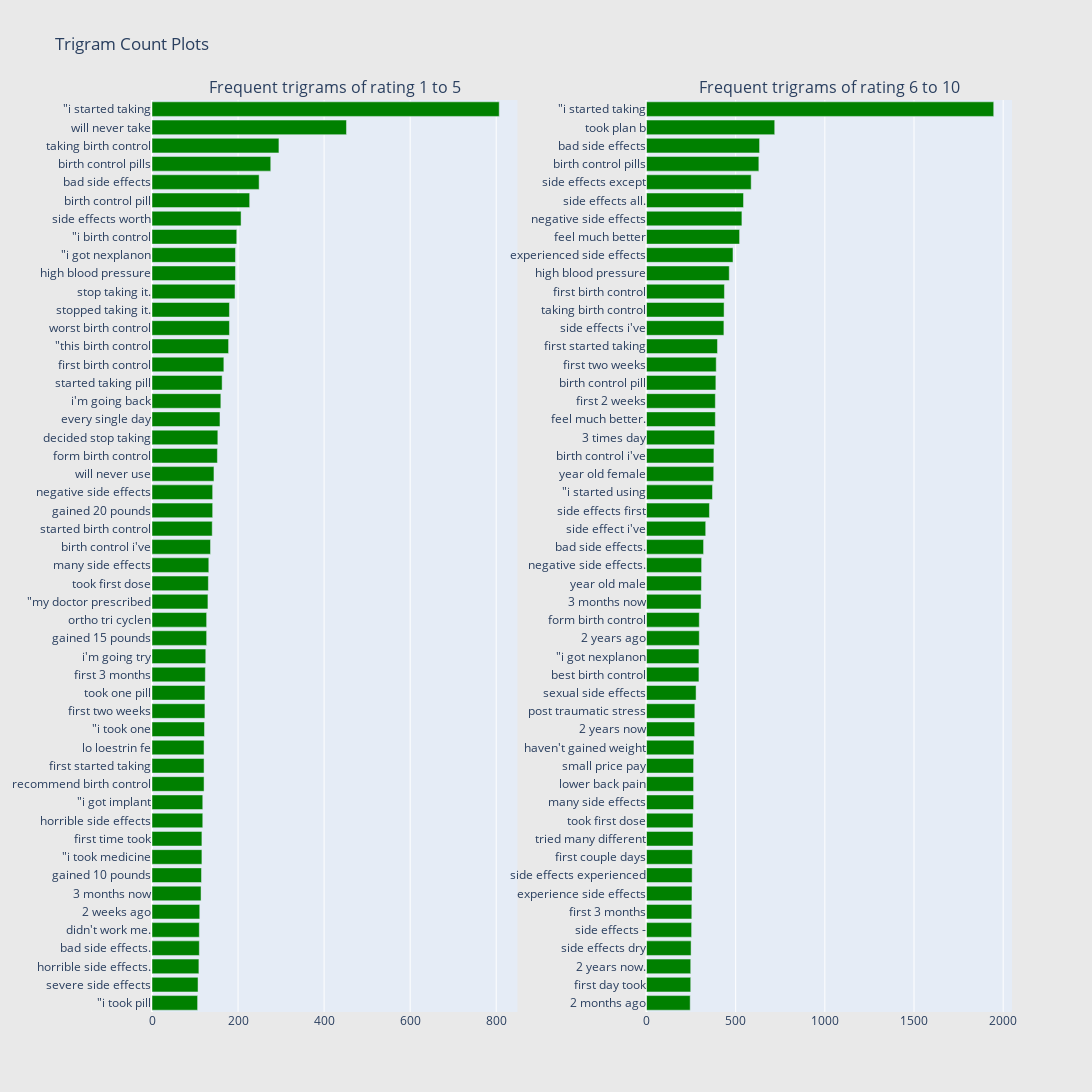

The cell this chart's notebook holds for it:
### Markdown cell above
Likewise, in 2-gram, the contents of the top five corpus are similar, and it is hard to classify positive and negative. In addition, 'side effects' and 'side effects.' are interpreted differently, which means preprocessing of review data is necessary. However, you can see that this is better to classify emotions rather than previous 1-grams, like side effects, weight gain, and highly recommend.

### Code cell
freq_dict = defaultdict(int)
for sent in df_all_1_5["review"]:
    for word in generate_ngrams(sent,3):
        freq_dict[word] += 1
fd_sorted = pd.DataFrame(sorted(freq_dict.items(), key=lambda x: x[1])[::-1])
fd_sorted.columns = ["word", "wordcount"]
trace1 = horizontal_bar_chart(fd_sorted.head(50), 'green')

freq_dict = defaultdict(int)
for sent in df_all_6_10["review"]:
    for word in generate_ngrams(sent,3):
        freq_dict[word] += 1
fd_sorted = pd.DataFrame(sorted(freq_dict.items(), key=lambda x: x[1])[::-1])
fd_sorted.columns = ["word", "wordcount"]
trace2 = horizontal_bar_chart(fd_sorted.head(50), 'green')

# Creating two subplots
fig = tools.make_subplots(rows=1, cols=2, vertical_spacing=0.04,horizontal_spacing=0.15,
                          subplot_titles=["Frequent trigrams of rating 1 to 5", 
                                          "Frequent trigrams of rating 6 to 10"])
fig.append_trace(trace1, 1, 1)
fig.append_trace(trace2, 1, 2)
fig['layout'].update(height=1200, width=1600, paper_bgcolor='rgb(233,233,233)', title="Trigram Count Plots")
py.iplot(fig, filename='word-plots')

### Figure 1 — Plotly figure (JSON) as saved in the notebook; plotly's stock layout.template omitted (floating-point values rounded to 4 significant figures)
{"data": [{"marker": {"color": "green"}, "orientation": "h", "showlegend": false, "type": "bar", "x": [106, 107, 109, 110, 110, 111, 114, 115, 116, 116, 118, 118, 121, 121, 121, 122, 123, 123, 124, 125, 127, 127, 130, 131, 132, 136, 140, 141, 141, 144, 152, 153, 158, 160, 163, 167, 178, 180, 180, 193, 194, 194, 197, 207, 227, 249, 276, 295, 452, 807], "xaxis": "x", "y": ["\"i took pill", "severe side effects", "horrible side effects.", "bad side effects.", "didn&#039;t work me.", "2 weeks ago", "3 months now", "gained 10 pounds", "\"i took medicine", "first time took", "horrible side effects", "\"i got implant", "recommend birth control", "first started taking", "lo loestrin fe", "\"i took one", "first two weeks", "took one pill", "first 3 months", "i&#039;m going try", "gained 15 pounds", "ortho tri cyclen", "\"my doctor prescribed", "took first dose", "many side effects", "birth control i&#039;ve", "started birth control", "gained 20 pounds", "negative side effects", "will never use", "form birth control", "decided stop taking", "every single day", "i&#039;m going back", "started taking pill", "first birth control", "\"this birth control", "worst birth control", "stopped taking it.", "stop taking it.", "high blood pressure", "\"i got nexplanon", "\"i birth control", "side effects worth", "birth control pill", "bad side effects", "birth control pills", "taking birth control", "will never take", "\"i started taking"], "yaxis": "y"}, {"marker": {"color": "green"}, "orientation": "h", "showlegend": false, "type": "bar", "x": [245, 248, 248, 250, 253, 254, 255, 256, 257, 261, 261, 264, 264, 264, 266, 270, 271, 278, 294, 294, 296, 296, 306, 308, 309, 320, 332, 353, 370, 377, 378, 382, 386, 386, 389, 391, 398, 434, 435, 437, 464, 485, 522, 535, 544, 587, 630, 634, 719, 1947], "xaxis": "x2", "y": ["2 months ago", "first day took", "2 years now.", "side effects dry", "side effects -", "first 3 months", "experience side effects", "side effects experienced", "first couple days", "tried many different", "took first dose", "many side effects", "lower back pain", "small price pay", "haven&#039;t gained weight", "2 years now", "post traumatic stress", "sexual side effects", "best birth control", "\"i got nexplanon", "2 years ago", "form birth control", "3 months now", "year old male", "negative side effects.", "bad side effects.", "side effect i&#039;ve", "side effects first", "\"i started using", "year old female", "birth control i&#039;ve", "3 times day", "feel much better.", "first 2 weeks", "birth control pill", "first two weeks", "first started taking", "side effects i&#039;ve", "taking birth control", "first birth control", "high blood pressure", "experienced side effects", "feel much better", "negative side effects", "side effects all.", "side effects except", "birth control pills", "bad side effects", "took plan b", "\"i started taking"], "yaxis": "y2"}], "layout": {"annotations": [{"font": {"size": 16}, "showarrow": false, "text": "Frequent trigrams of rating 1 to 5", "x": 0.2125, "xanchor": "center", "xref": "paper", "y": 1, "yanchor": "bottom", "yref": "paper"}, {"font": {"size": 16}, "showarrow": false, "text": "Frequent trigrams of rating 6 to 10", "x": 0.7875, "xanchor": "center", "xref": "paper", "y": 1, "yanchor": "bottom", "yref": "paper"}], "height": 1200, "paper_bgcolor": "rgb(233,233,233)", "title": {"text": "Trigram Count Plots"}, "width": 1600, "xaxis": {"anchor": "y", "domain": [0, 0.425]}, "xaxis2": {"anchor": "y2", "domain": [0.575, 1]}, "yaxis": {"anchor": "x", "domain": [0, 1]}, "yaxis2": {"anchor": "x2", "domain": [0, 1]}}}
